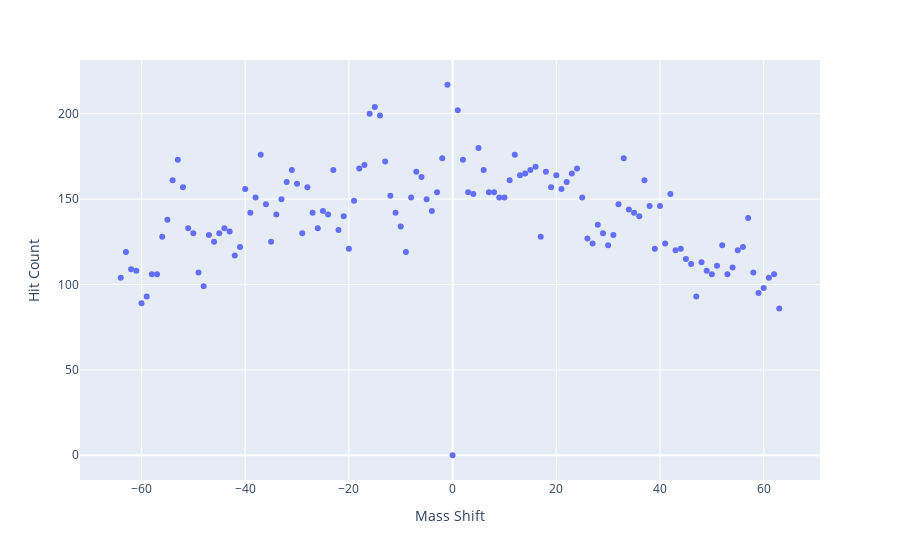

Notebook cell for this chart:
### Code cell
fig = px.scatter(df_shift_hits, x='shift', y='hit', labels={'shift': 'Mass Shift', 'hit': 'Hit Count'})
fig.show()

### Figure 1 — Plotly figure (JSON) as saved in the notebook; plotly's stock layout.template omitted (floating-point values rounded to 4 significant figures)
{"data": [{"hovertemplate": "Mass Shift=%{x}<br>Hit Count=%{y}<extra></extra>", "legendgroup": "", "marker": {"color": "#636efa", "symbol": "circle"}, "mode": "markers", "name": "", "orientation": "v", "showlegend": false, "type": "scatter", "x": [-64, -63, -62, -61, -60, -59, -58, -57, -56, -55, -54, -53, -52, -51, -50, -49, -48, -47, -46, -45, -44, -43, -42, -41, -40, -39, -38, -37, -36, -35, -34, -33, -32, -31, -30, -29, -28, -27, -26, -25, -24, -23, -22, -21, -20, -19, -18, -17, -16, -15, -14, -13, -12, -11, -10, -9, -8, -7, -6, -5, -4, -3, -2, -1, 0, 1, 2, 3, 4, 5, 6, 7, 8, 9, 10, 11, 12, 13, 14, 15, 16, 17, 18, 19, 20, 21, 22, 23, 24, 25, 26, 27, 28, 29, 30, 31, 32, 33, 34, 35, 36, 37, 38, 39, 40, 41, 42, 43, 44, 45, 46, 47, 48, 49, 50, 51, 52, 53, 54, 55, 56, 57, 58, 59, 60, 61, 62, 63], "xaxis": "x", "y": [104, 119, 109, 108, 89, 93, 106, 106, 128, 138, 161, 173, 157, 133, 130, 107, 99, 129, 125, 130, 133, 131, 117, 122, 156, 142, 151, 176, 147, 125, 141, 150, 160, 167, 159, 130, 157, 142, 133, 143, 141, 167, 132, 140, 121, 149, 168, 170, 200, 204, 199, 172, 152, 142, 134, 119, 151, 166, 163, 150, 143, 154, 174, 217, 0, 202, 173, 154, 153, 180, 167, 154, 154, 151, 151, 161, 176, 164, 165, 167, 169, 128, 166, 157, 164, 156, 160, 165, 168, 151, 127, 124, 135, 130, 123, 129, 147, 174, 144, 142, 140, 161, 146, 121, 146, 124, 153, 120, 121, 115, 112, 93, 113, 108, 106, 111, 123, 106, 110, 120, 122, 139, 107, 95, 98, 104, 106, 86], "yaxis": "y"}], "layout": {"legend": {"tracegroupgap": 0}, "margin": {"t": 60}, "xaxis": {"anchor": "y", "domain": [0, 1], "title": {"text": "Mass Shift"}}, "yaxis": {"anchor": "x", "domain": [0, 1], "title": {"text": "Hit Count"}}}}
